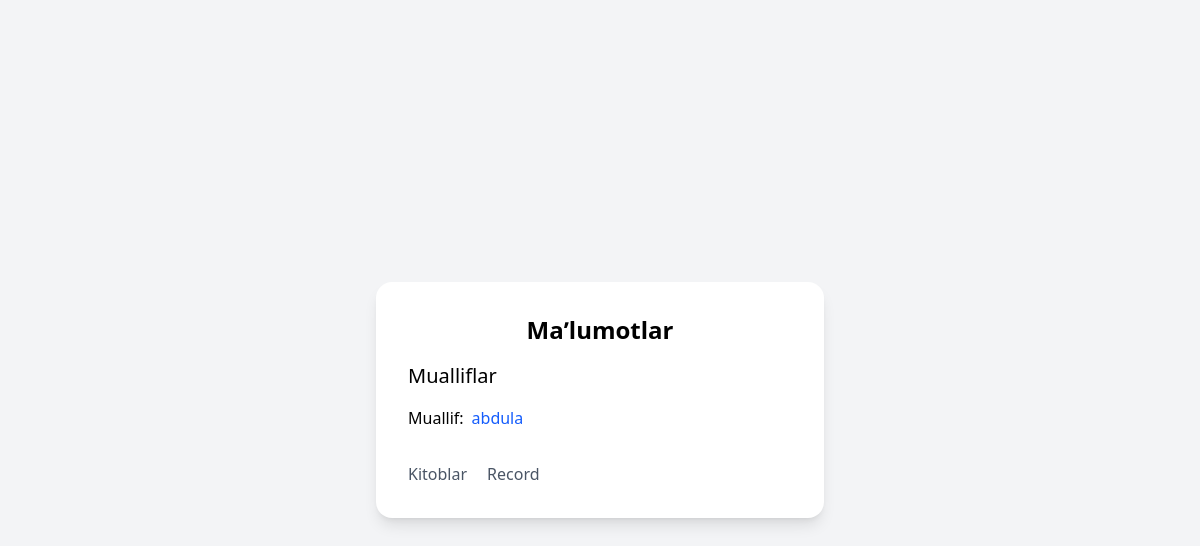
Before: / with the older database file.
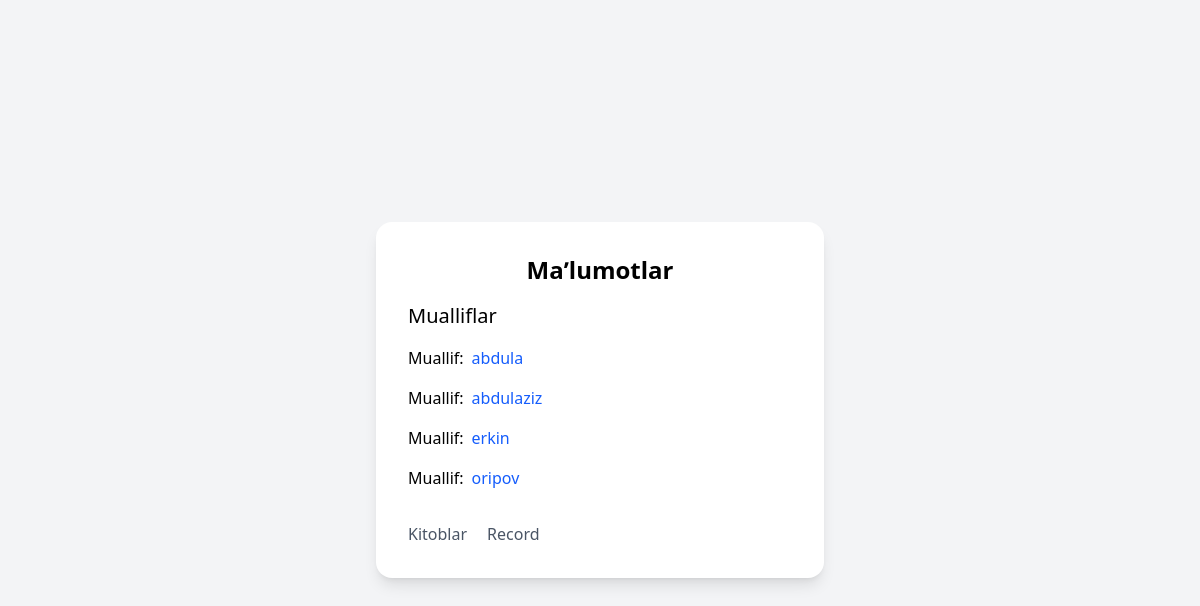
After: the same page with the newer database file.
### Kutubxona/models.py (models this page shows, shortened)
class Muallif(models.Model):
    name=models.CharField(max_length=50)
    age=models.BigIntegerField()
    jins=models.CharField(
        choices=[
            ('Erkak','Erkak'),
            ('Ayol','Ayol')
        ]
    )
    deta=models.DateField()
    quantity=models.BigIntegerField()
    tric=models.BooleanField()

### Kutubxona/views.py (the view)
# urls.py: 2. Add a URL to urlpatterns:  path('', views.home, name='home')
def home(request):
    mualliflar=Muallif.objects.all()
    context={
        'mualliflar':mualliflar
    }
    return render(request,'index.html',context)

### template/index.html (shortened to what this page needs)
<!DOCTYPE html>
<html lang="en">
<head>
    <script src="https://cdn.jsdelivr.net/npm/@tailwindcss/browser@4"></script>
</head>
<body class="bg-gray-100 min-h-screen flex items-center justify-center">
<div class="bg-white shadow-lg rounded-2xl p-8 w-full max-w-md space-y-4">
    <h1 class="text-2xl text-center font-semibold">Maʼlumotlar</h1>
        <h2 class="text-xl font-medium">Mualliflar</h2>
        {% for muallif in mualliflar %}
            <div class="flex gap-2">
                <span>Muallif:</span>
                <a href="/details/{{ muallif.id }}/" class="text-blue-600">
                    {{ muallif.name }}
                </a>
            </div>
        {% endfor %}
    <div class="flex items-center gap-5">
        <a href="/kitoblar/" class="block text-center text-gray-600 mt-4">Kitoblar</a>
    <a href="/record/" class="block text-center text-gray-600 mt-4">Record</a>
    </div>
</div>
</body>
</html>

Changed rows visible on the page:
added Muallif: name "abdulaziz"
added Muallif: name "erkin"
added Muallif: name "oripov"
